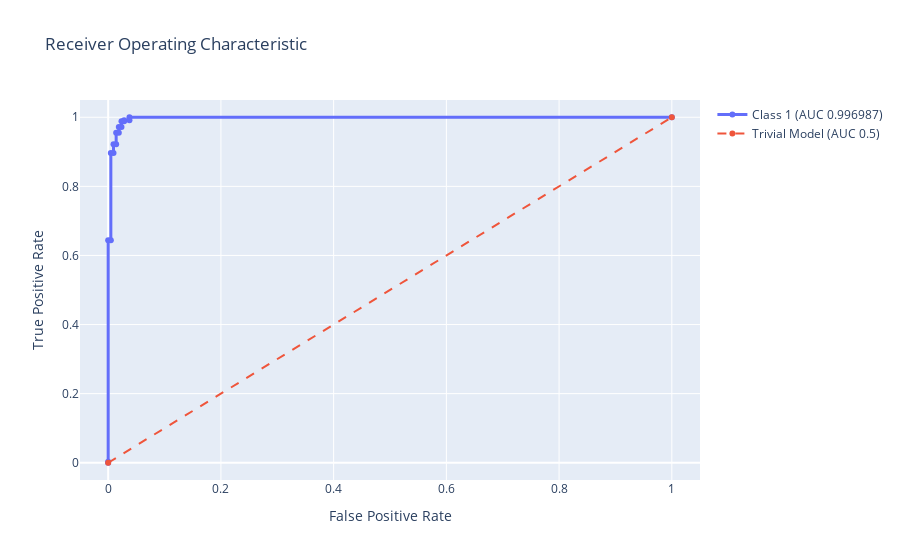

The code cell stored with this chart in its notebook:
### Code cell
from evalml.model_understanding.graphs import graph_roc_curve
y_pred_proba = pipeline.predict_proba(train_df2)[1]
graph_roc_curve(y, y_pred_proba)

### Figure 1 — Plotly figure (JSON) as saved in the notebook; plotly's stock layout.template omitted (floating-point values rounded to 4 significant figures)
{"data": [{"hovertemplate": "(False Postive Rate: %{x}, True Positive Rate: %{y})<br>Threshold: %{text}", "line": {"width": 3}, "name": "Class 1 (AUC 0.996987)", "text": [2.0, 1.0, 0.9977, 0.9976, 0.9443, 0.9412, 0.901, 0.8866, 0.8157, 0.7868, 0.7231, 0.7019, 0.5958, 0.5852, 0.4944, 0.4713, 0.4297, 5.111e-40], "type": "scatter", "x": [0, 0, 0, 0.004717, 0.004717, 0.009434, 0.009434, 0.01415, 0.01415, 0.01887, 0.01887, 0.02358, 0.02358, 0.0283, 0.0283, 0.03774, 0.03774, 1], "y": [0, 0.002801, 0.6443, 0.6443, 0.8964, 0.8964, 0.9216, 0.9216, 0.9552, 0.9552, 0.972, 0.972, 0.9888, 0.9888, 0.9916, 0.9916, 1, 1]}, {"line": {"dash": "dash"}, "name": "Trivial Model (AUC 0.5)", "type": "scatter", "x": [0, 1], "y": [0, 1]}], "layout": {"title": {"text": "Receiver Operating Characteristic"}, "xaxis": {"range": [-0.05, 1.05], "title": {"text": "False Positive Rate"}}, "yaxis": {"range": [-0.05, 1.05], "title": {"text": "True Positive Rate"}}}}
